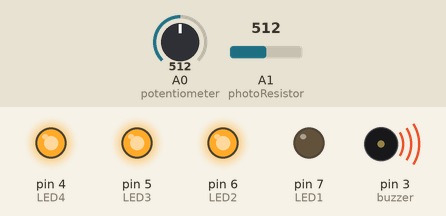
A sketch run on a simulated Arduino Uno, built with avr-gcc and run on an emulated ATmega328P. On the bench: output pins drawn as LEDs (lit = HIGH), buzzer (waves = sounding). The test bench sets the inputs (shaded band); at power-on: A1 (photoResistor) = 512, A0 (potentiometer) = 512.

Above: at 1.3 s.
1.4 s: A1 (photoResistor) set to 492
At 2.6 s:
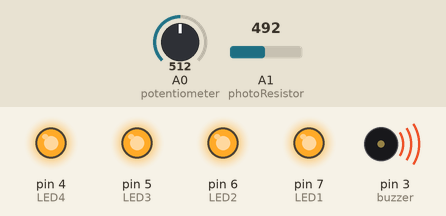
2.9 s: A1 (photoResistor) set to 560
At 3.8 s:
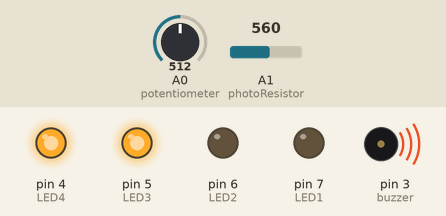
4.4 s: A1 (photoResistor) set to 590
5.9 s: A1 (photoResistor) set to 615
At 7.1 s:
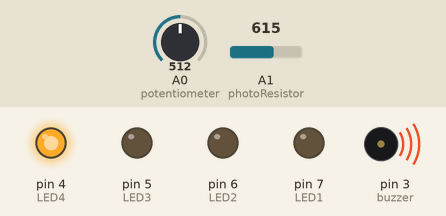
7.4 s: A1 (photoResistor) set to 682
8.9 s: A1 (photoResistor) set to 709
At 9.5 s:
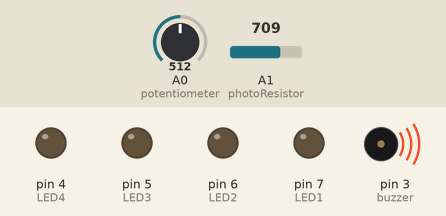
Timing chart, 0 to 11.4 s (numbered marks = the images above; inputs shaded):
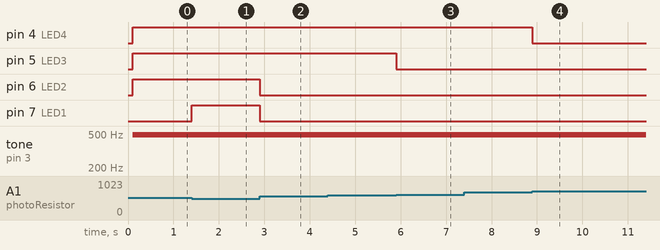

The sketch:

Lab_5.ino
```cpp
//Name: James Iorgovan
//Date: Fall 2018
//Assignemnt: Lab 5 - Multiple inputs and outputs
//Description: Imagine 4 LEDs. They are all unlit as you stand in a bright room. But as you cup your hand over it, the LEDs begin to light up. It kind of how street lights work.
//as soon as there is a certain dimness, more lights turn on. Also, for the buzzer, it will be controlled by the potentiometer. As you increase the potentiometer value,
//the buzzer sound increases. For this we will use a map function because orignially the values go from 0-1023, but for the map function it is 0-255.
//Assumptions: I think that the easy part about this will be similar to lab 4. My method of having certain LEDs to light up is by having a hard code that digitalWrites which
//LEDs will stay lit while others stay turned off. The values will be based on how little light the photoresistor takes in.
//References: Code snippet - Lab 2, Lab 3, Lab 4
//            Setup help -   https://www.arduino.cc/en/Reference/AnalogWrite
//                           https://www.arduino.cc/en/Reference/Map
//                           https://www.arduino.cc/en/Reference/AnalogRead
//                           http://www.ardumotive.com/how-to-use-a-buzzer-en.html


const int potentiometer = A0, photoResistor = A1; // the number of the potentiometer and photoResistor analog pin
int brightness = 0; // value of photoResistor
int potentiometerVal = 0; // value of potentiometer
const int LED1 = 7, LED2 = 6, LED3 = 5, LED4 = 4; // the number of the LED pin
const int buzzer = 3; //buzzer to arduino pin 3 because the tilda (pulse width modulation)

void setup(){

  pinMode(photoResistor, INPUT);
  pinMode(LED1, OUTPUT);
  pinMode(LED2, OUTPUT);
  pinMode(LED3, OUTPUT);
  pinMode(LED4, OUTPUT);
  pinMode(buzzer, OUTPUT); // Set buzzer - pin 1 as an output
  delay(100);
  Serial.begin(9600);


}

void loop(){

  int val = analogRead(A0);
  val = map(val, 0, 1023, 0, 255);   // change value of potentiometer
  analogWrite(3, val);

  potentiometerVal = analogRead(potentiometer); // read value of potentiometer
  brightness = analogRead(photoResistor); // read brightness input to photoResistor
  displayValue(brightness);
}

  void displayValue(int brightness){

  if(brightness <= 500){      //As the value of the brightness is less than or equal to 500, all LEDs will stay lit.
    digitalWrite(7, HIGH);
    digitalWrite(6, HIGH);
    digitalWrite(5, HIGH);
    digitalWrite(4, HIGH);
  }

  else if(brightness <= 550){ //As the value of the brightness is less than or equal to 550, 3 LEDs will stay lit.
    digitalWrite(7, LOW);
    digitalWrite(6, HIGH);
    digitalWrite(5, HIGH);
    digitalWrite(4, HIGH);
  }

  else if(brightness <= 600){ //As the value of the brightness is less than or equal to 600, 2 LEDs will stay lit.
    digitalWrite(7, LOW);
    digitalWrite(6, LOW);
    digitalWrite(5, HIGH);
    digitalWrite(4, HIGH);
  }

  else if(brightness <= 700){  //As the value of the brightness is less than or equal to 700, 1 LED will stay lit.
    digitalWrite(7, LOW);
    digitalWrite(6, LOW);
    digitalWrite(5, LOW);
    digitalWrite(4, HIGH);
  }

  else if(brightness <= 800){ //As the value of the brightness is less than or equal to 800, no LEDs will stay lit.
    digitalWrite(7, LOW);
    digitalWrite(6, LOW);
    digitalWrite(5, LOW);
    digitalWrite(4, LOW);
  }
 }
```

Measured:
- the behaviour switches between 501 and 500 on A1 (photoResistor) (found by bisection; images 0 and 1)
- the behaviour switches between 600 and 601 on A1 (photoResistor) (found by bisection; images 2 and 3)
- the behaviour switches between 700 and 701 on A1 (photoResistor) (found by bisection; images 3 and 4)
- after the input at 1.4 s, pin 7 (LED1): LOW → HIGH at once
- after the input at 2.9 s, pin 6 (LED2), pin 7 (LED1): HIGH → LOW at once
- after the input at 4.4 s, every drawn part: stays the same
- after the input at 5.9 s, pin 5 (LED3): HIGH → LOW at once
- after the input at 7.4 s, every drawn part: stays the same
- after the input at 8.9 s, pin 4 (LED4): HIGH → LOW at once
